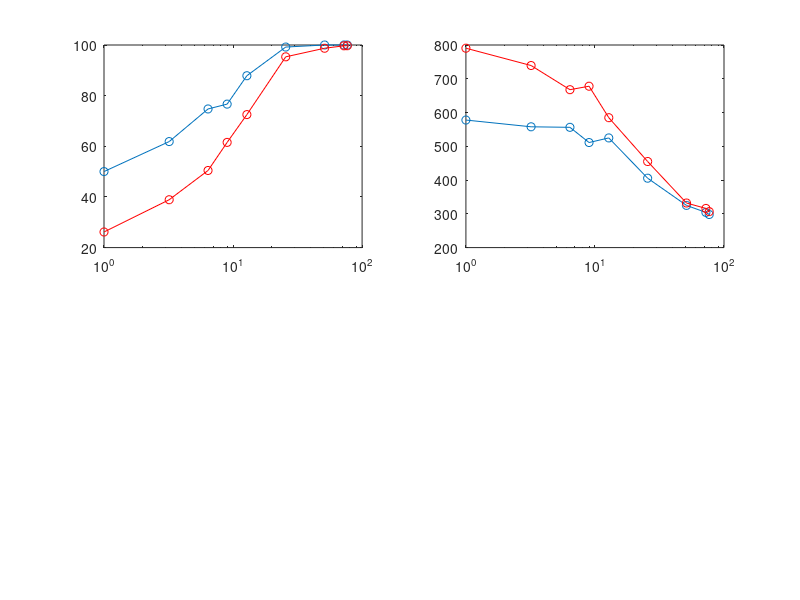

Reproduce this figure in MATLAB.

aux= [0	50.0228	
3.2	61.8679	
6.4	74.7449	
9	76.6575	
12.8	87.8672	
25.6	99.1943	
51.2	100	
72.4	100	
76.8	100	];
coherence = aux(:,1);
coherence(1)=1;
choice2_perf = aux(:,2);
clear aux

aux =[
0	577.75	3.66956
3.2	557.763	4.26573
6.4	556.187	6.38521
9	511.15	4.64086
12.8	524.8	5.18347
25.6	405.512	1.87071
51.2	325	1.62655
72.4	304.15	0.695906
76.8	298	1.08636];
choice2_RT=aux(:,2);
clear aux

aux = [0	26.1632	
3.2	38.8985	
6.4	50.4493	
9	61.5433	
12.8	72.5176	
25.6	95.3333	
51.2	98.722	
72.4	99.6833	
76.8	99.7108];
choice4_perf = aux(:,2);
clear aux;

aux=[ 0	790.525	4.85901
3.2	739.225	7.13899
6.4	667.662	8.19986
9	677.938	6.12704
12.8	584.725	5.96848
25.6	454.95	1.68558
51.2	332.025	1.3243
72.4	316.025	0.533732
76.8	306.537	0.871783];
choice4_RT = aux(:,2);
clear aux;

subplot(221)
semilogx(coherence,choice2_perf,'o-')
hold on 
semilogx(coherence,choice4_perf,'ro-')
hold off

subplot(222)
semilogx(coherence,choice2_RT,'o-')
hold on 
semilogx(coherence,choice4_RT,'ro-')
hold off

choice2_perf=choice2_perf/100;
choice4_perf=choice4_perf/100;

save monkey_data choice2_perf choice4_perf choice2_RT choice4_RT coherence